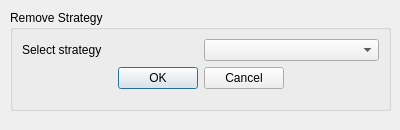
<?xml version="1.0" encoding="UTF-8"?>
<ui version="4.0">
 <class>DialogRemoveStrategy</class>
 <widget class="QDialog" name="DialogRemoveStrategy">
  <property name="geometry">
   <rect>
    <x>0</x>
    <y>0</y>
    <width>400</width>
    <height>130</height>
   </rect>
  </property>
  <property name="windowTitle">
   <string>Dialog</string>
  </property>
  <widget class="QGroupBox" name="groupBox">
   <property name="geometry">
    <rect>
     <x>10</x>
     <y>10</y>
     <width>381</width>
     <height>101</height>
    </rect>
   </property>
   <property name="title">
    <string>Remove Strategy</string>
   </property>
   <layout class="QFormLayout" name="formLayout">
    <item row="0" column="0" colspan="2">
     <layout class="QHBoxLayout" name="horizontalLayout">
      <item>
       <widget class="QLabel" name="label">
        <property name="text">
         <string>Select strategy</string>
        </property>
       </widget>
      </item>
      <item>
       <widget class="QComboBox" name="comboBoxRemove">
        <property name="editable">
         <bool>false</bool>
        </property>
        <property name="placeholderText">
         <string>Select</string>
        </property>
       </widget>
      </item>
     </layout>
    </item>
    <item row="1" column="0" colspan="2">
     <widget class="QDialogButtonBox" name="buttonBox">
      <property name="orientation">
       <enum>Qt::Orientation::Horizontal</enum>
      </property>
      <property name="standardButtons">
       <set>QDialogButtonBox::StandardButton::Cancel|QDialogButtonBox::StandardButton::Ok</set>
      </property>
      <property name="centerButtons">
       <bool>true</bool>
      </property>
     </widget>
    </item>
   </layout>
  </widget>
 </widget>
 <resources/>
 <connections>
  <connection>
   <sender>buttonBox</sender>
   <signal>accepted()</signal>
   <receiver>DialogRemoveStrategy</receiver>
   <slot>accept()</slot>
   <hints>
    <hint type="sourcelabel">
     <x>260</x>
     <y>96</y>
    </hint>
    <hint type="destinationlabel">
     <x>157</x>
     <y>274</y>
    </hint>
   </hints>
  </connection>
  <connection>
   <sender>buttonBox</sender>
   <signal>rejected()</signal>
   <receiver>DialogRemoveStrategy</receiver>
   <slot>reject()</slot>
   <hints>
    <hint type="sourcelabel">
     <x>328</x>
     <y>96</y>
    </hint>
    <hint type="destinationlabel">
     <x>286</x>
     <y>274</y>
    </hint>
   </hints>
  </connection>
 </connections>
</ui>
